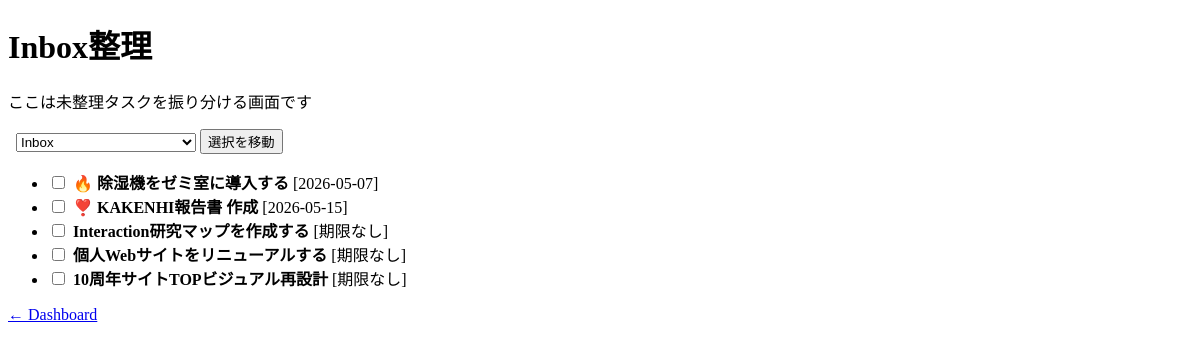
/inbox, run on an earlier commit of the app's database.
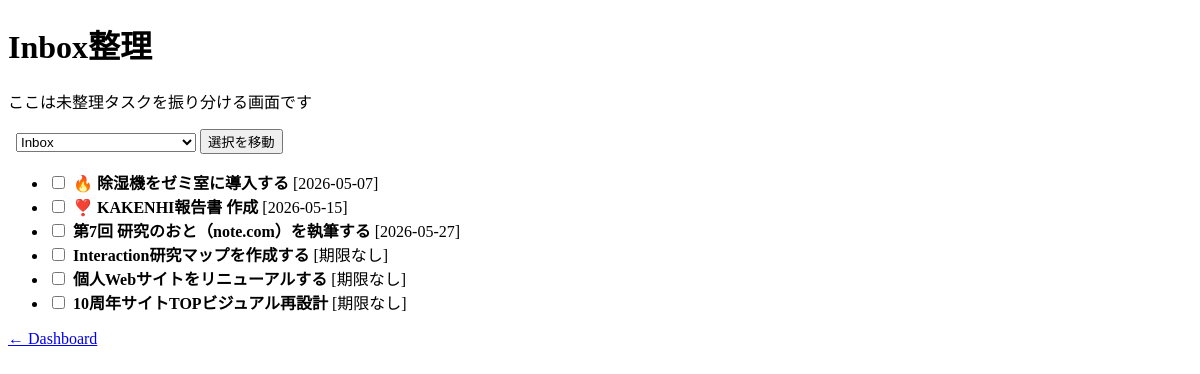
And on a later commit of the database.
### tables this page shows
CREATE TABLE tasks (
            id INTEGER PRIMARY KEY AUTOINCREMENT,
            title TEXT,
            status TEXT,
            deadline TEXT,
            original_deadline TEXT,
            project_id INTEGER,
            student_id INTEGER,
            priority TEXT DEFAULT 'medium',
            sync_key TEXT,
            source_type TEXT,
            source_updated_at TEXT,
            archived INTEGER DEFAULT 0
        , source_url TEXT, scrapbox_url TEXT);

### flask_app.py (the view)
@app.route("/inbox")
def inbox_view():
    conn = get_db()
    c = conn.cursor()
    inbox = fetch_inbox_project(c)
    if not inbox:
        conn.close()
        return "Inbox not found"
    tasks = apply_format(fetch_inbox_tasks(c, inbox["id"]))
    projects = fetch_all_projects(c)
    conn.close()
    return render_template("inbox_review.html", tasks=tasks, projects=projects)

### db.py (called while the page is built)
def get_db():
    conn = sqlite3.connect(DB_PATH, timeout=5, check_same_thread=False)
    conn.row_factory = sqlite3.Row
    conn.execute("PRAGMA journal_mode=WAL;")
    conn.execute("PRAGMA busy_timeout=5000;")
    return conn

def fetch_all_projects(cursor):
    return cursor.execute("SELECT * FROM projects").fetchall()

def fetch_inbox_project(cursor):
    return cursor.execute("SELECT id FROM projects WHERE name='Inbox' LIMIT 1").fetchone()

def fetch_inbox_tasks(cursor, inbox_id):
    return cursor.execute(
        """
        SELECT tasks.id, tasks.title, tasks.deadline, tasks.priority
        FROM tasks
        WHERE project_id=? AND tasks.status != 'done'
        ORDER BY tasks.deadline IS NULL, tasks.deadline
    """,
        (inbox_id,),
    ).fetchall()

### flask_app.py (called while the page is built)
@app.context_processor
def inject_scrapbox_helpers():
    return {
        "scrapbox_page_url": scrapbox_page_url,
        "scrapbox_base_url": f"https://scrapbox.io/{SCRAPBOX_PROJECT}/",
    }

def format_date_jp(date_str):
    if not date_str:
        return None
    from datetime import datetime
    weekdays_jp = ["月", "火", "水", "木", "金", "土", "日"]
    try:
        dt = datetime.strptime(date_str, "%Y-%m-%d")
    except Exception:
        return date_str
    today = datetime.now()
    fiscal_year = today.year if today.month < 4 else today.year + 1
    start = datetime(fiscal_year - 1, 4, 1)
    end = datetime(fiscal_year, 3, 31)
    w = weekdays_jp[dt.weekday()]
    if start <= dt <= end:
        return dt.strftime(f"%m/%d({w})")
    else:
        return dt.strftime(f"%Y/%m/%d({w})")

def is_deadline_soon(deadline, today=None):
    if not deadline:
        return False
    try:
        deadline_date = datetime.strptime(deadline, "%Y-%m-%d").date()
    except ValueError:
        return False
    today = today or datetime.now().date()
    days_left = (deadline_date - today).days
    return 0 <= days_left <= DEADLINE_SOON_DAYS

### templates/inbox_review.html (shortened to what this page needs)
<!doctype html>
<html>
  <head>
  </head>
  <body>
    {% from "components/task_item.html" import bulk_project_move_form, task_bulk_move_checkbox with context %}
    <h1>Inbox整理</h1>
    <p>ここは未整理タスクを振り分ける画面です</p>
    {{ bulk_project_move_form("inboxBulkMove", projects) }}
    <ul>
      {% for t in tasks %}
        <li>
          {{ task_bulk_move_checkbox(t, "inboxBulkMove") }}
          {% if t["deadline_soon"] is defined and t["deadline_soon"] %}🔥{% endif %}
          {% if t["priority"] == "high" %}❣️{% endif %}
          <b>{{ t["title"] }}</b>
          {% if t["deadline"] %}
            [{{ t["deadline"] }}]
          {% else %}
            [期限なし]
          {% endif %}
        </li>
      {% endfor %}
    </ul>
    <a href="/">← Dashboard</a>
  </body>
</html>

### templates/components/task_item.html (shortened to what this page needs)
{% macro bulk_project_move_form(form_id, projects=none, current_project_id=none) %}
{% if projects %}
<form id="{{ form_id }}" action="/move_tasks" method="post" style="display:inline; margin-left:8px;">
  <select name="project_id" style="max-width:180px;">
    {% for p in projects %}
    <option value="{{ p['id'] }}" {% if current_project_id and p["id"]==current_project_id %}selected{% endif %}>
      {{ p["name"] }}
    </option>
    {% endfor %}
  </select>
  <button type="submit">選択を移動</button>
</form>
{% endif %}
{% endmacro %}
{% macro task_bulk_move_checkbox(t, form_id=none) %}
{% if form_id %}
<input type="checkbox" name="task_ids" value="{{ task_id_value(t)|trim }}" form="{{ form_id }}" title="一括移動で選択"
  style="margin-right:4px;" />
{% endif %}
{% endmacro %}

What changed in the data, as far as the page shows it:
added tasks: title "第7回 研究のおと（note.com）を執筆する", deadline "2026-05-27"
